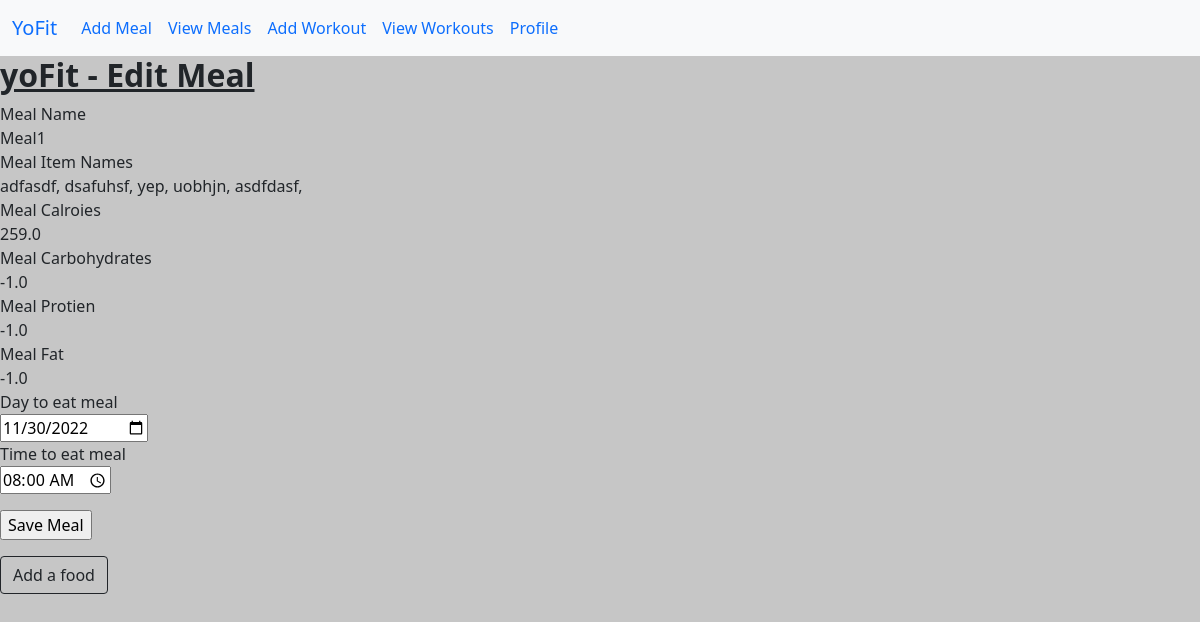
The page /editMeal/3 (signed in) on the database its author committed.
### app/models.py (models this page shows)
class Meal(db.Model):
 id = db.Column(db.Integer, primary_key = True)
 name = db.Column(db.String(32))
 type = db.Column(db.String(16))
 meal_item_names = db.Column(db.String(1024))
 time_to_eat = db.Column(db.Date, default = date.today())
 time_meal = db.Column(db.Time, default = datetime.now())
 creator_id = db.Column(db.Integer, db.ForeignKey(User.id))
 meal_calories = db.Column(db.Float)
 meal_carbs = db.Column(db.Float)
 meal_protien = db.Column(db.Float)
 meal_fat = db.Column(db.Float)

### app/routes.py (the view, shortened to what this page needs)
@appObj.route('/editMeal/<mealID>', methods = ["GET", "POST"])
@login_required
def edit_meal(mealID):
 creator = current_user
 meal = Meal.query.filter_by(id = mealID).first()
 meal_form = EditMeal()
 original_meal_day = meal.time_to_eat
 original_meal_year = original_meal_day.year
 original_meal_month = original_meal_day.month
 original_meal_number_day = original_meal_day.day
 original_meal_time = meal.time_meal
 original_meal_hour = original_meal_time.hour
 original_meal_minute = original_meal_time.minute
 meal_form.time_to_eat.data = date(original_meal_year, original_meal_month, original_meal_number_day)
 meal_form.time.data = time(original_meal_hour, original_meal_minute)
 return render_template('edit_meal.html', meal_form = meal_form, meal = meal)

### app/edit_meal.py
class EditMeal(FlaskForm):
 time_to_eat = DateField('Day to eat meal', format = '%Y-%m-%d', validators = [DataRequired()])
 time = TimeField('Time to eat meal', format = '%H:%M', validators = [DataRequired()])
 submit = SubmitField('Save Meal')

### app/models.py (called while the page is built)
@login.user_loader
def load_user(id):
 return User.query.get(int(id))

### app/templates/edit_meal.html (shortened to what this page needs)
<html lang="en">
  <head>
    <link href="https://cdn.jsdelivr.net/npm/bootstrap@5.0.2/dist/css/bootstrap.min.css" rel="stylesheet" crossorigin=>
  </head>
  <nav class="navbar navbar-expand-lg bg-light">
  <div class="container-fluid">
    <a class="navbar-brand" href="/home">YoFit</a>
    <div class="collapse navbar-collapse" id="navbarNavAltMarkup">
      <div class="navbar-nav">
        <a class="nav-link active" aria-current="page" href="/createMeal">Add Meal</a>
        <a class="nav-link" href="/viewMeals">View Meals</a>
        <a class="nav-link" href="/createWorkout">Add Workout</a>
        <a class="nav-link" href="/viewWorkouts"> View Workouts </a>
        <a class="nav-link" href="/profile">Profile</a>
      </div>
    </div>
  </div>
</nav>
  <body style="background: #c6c6c6">
    <h2> <b> <u> yoFit - Edit Meal</h2> </b> </u>
    <form action="" method="post" nonvalidate>
            <p>
            Meal Name<br>
            {{meal.name}}</br>
            Meal Item Names <br>
            {{meal.meal_item_names}} </br>
            Meal Calroies <br>
            {{meal.meal_calories}} </br>
            Meal Carbohydrates <br>
            {{meal.meal_carbs}} </br>
            Meal Protien <br>
            {{meal.meal_protien}} </br>
            Meal Fat <br>
            {{meal.meal_fat}} </br>
            {{meal_form.time_to_eat.label}}<br>
            {{meal_form.time_to_eat}}</br>
            {{meal_form.time.label}} <br>
            {{meal_form.time}} </br>
            <p>
            {{meal_form.submit()}}
            </p>
        </form>
    <p> <a class="btn btn-outline-dark" href="/addFoodExisting/{{meal.id}}" role="button">Add a food </a> </p>

### rows shown on the page
Meal: name "Meal1", meal_item_names "adfasdf, dsafuhsf, yep, uobhjn, asdfdasf,", meal_calories "259.0", meal_carbs "-1.0", meal_protien "-1.0", meal_fat "-1.0"

### other values the page prints
{{ meal_form.time_to_eat.label }} "Day to eat meal"
{{ meal_form.time.label }} "Time to eat meal"
